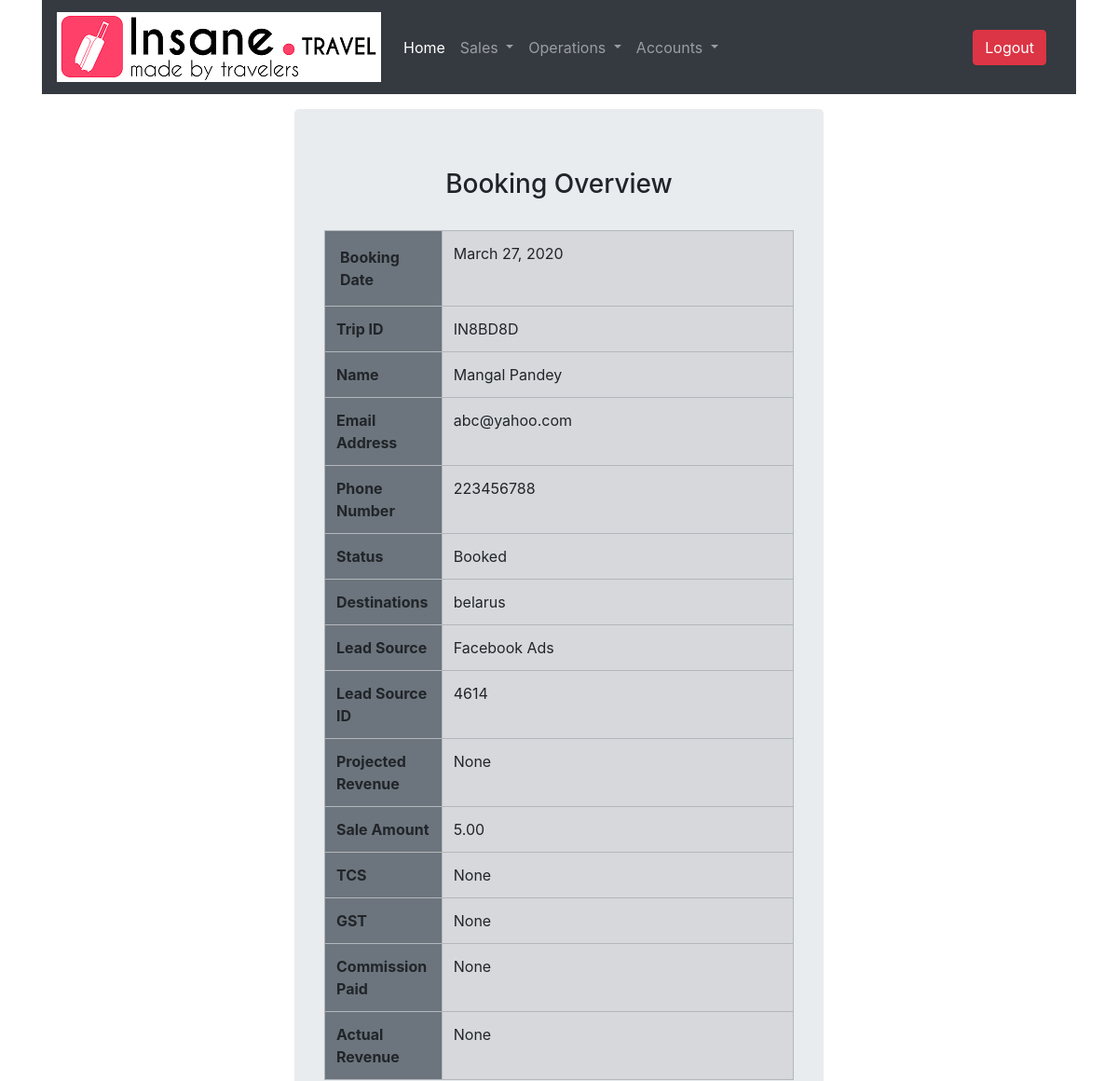
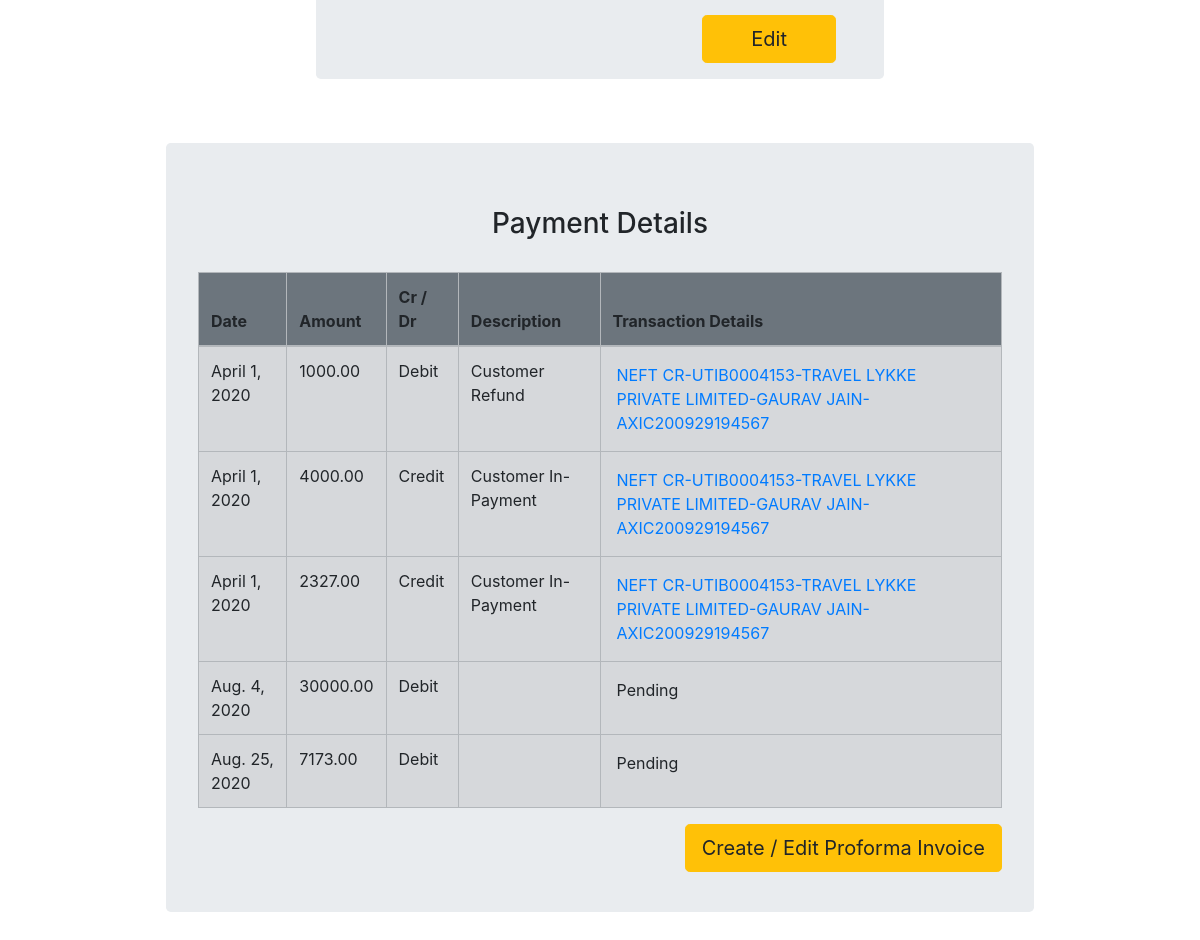
/operations/booking/1/ (signed in), run on the app's committed database (2 pictures, top to bottom).
### OperationsApp/models.py (models this page shows, shortened)
class Booking(models.Model):
    status_choices = [
        ('BOOKED', 'Booked'),
        ('TRAVELLED', 'Travelled'),
        ('CLOSED', 'Closed')
    ]
    lead = models.OneToOneField(Lead,related_name='Booking',on_delete=models.PROTECT)
    customer = models.ForeignKey(Customer,related_name='Booking',editable=False,on_delete=models.PROTECT,null=True)
    status = models.CharField(max_length=25,choices=status_choices,default='BOOKED')
    booking_date = models.DateField()
    travel_date = models.DateField()
    booked_destinations = models.CharField(max_length=256)
    sale_amount = models.DecimalField(max_digits=19,decimal_places=2,blank=True,null=True)
    projected_revenue = models.DecimalField(max_digits=19,decimal_places=2,blank=True,null=True)
    actual_revenue = models.DecimalField(max_digits=19,decimal_places=2,blank=True,null=True)
    tcs_amount = models.DecimalField(max_digits=19,decimal_places=2,blank=True,null=True)
    gst_amount = models.DecimalField(max_digits=19,decimal_places=2,blank=True,null=True)
    commission_paid = models.DecimalField(max_digits=19,decimal_places=2,blank=True,null=True)
    trip_id = models.CharField(max_length=10,editable=False)

### SalesApp/models.py (models this page shows, shortened)
class Lead(models.Model):
    lead_source_choices = [
        ('FNF', 'Friends & Family'),
        ('TT', 'Travel Triangle'),
        ('CRF', 'Customer Referral'),
        ('RPC', 'Repeat Customer'),
        ('FBAD','Facebook Ads'),
        ('B2B','B2B'),
        ('WEB','Website / Online Forums'),
    ]
    lead_status_choices = [
        ('NEW', 'New Enquiry'),
        ('QUOTED', 'Quoted'),
        ('BOOKED', 'Booked')
    ]
    customer = models.ForeignKey(Customer,related_name='Leads',on_delete=models.PROTECT)
    destinations = models.CharField(max_length=256)
    lead_source = models.CharField(max_length=256,choices=lead_source_choices,default='FNF')
    lead_source_id = models.CharField(max_length=25,blank=True)
    lead_status = models.CharField(max_length=25,choices=lead_status_choices,default='NEW')
    remarks = models.TextField(blank=True)
    trip_id = models.CharField(max_length=10,editable=False,unique=True,default=get_trip_id)
    creation_date = models.DateField(auto_now=True)

class Customer(models.Model):
    name = models.CharField(max_length=256)
    email = models.EmailField(unique=True)
    phone = models.PositiveIntegerField()

### AccountsApp/models.py (models this page shows, shortened)
class TripPayment(models.Model):
    date = models.DateField(default=date.today)
    amount = models.DecimalField(max_digits=19,decimal_places=2)
    transaction = models.ForeignKey(Transaction,related_name='TripPayments',on_delete=models.PROTECT)
    inout_type = models.CharField(max_length=25,choices=[('DR','Debit'),('CR','Credit')])
    booking = models.ForeignKey(Booking,related_name='TripPayments',on_delete=models.PROTECT)
    description = models.ForeignKey(TripPaymentHead,related_name='TripPayments',on_delete=models.PROTECT,blank=False)
    vendor = models.ForeignKey(Vendor,related_name='TripPayments',on_delete=models.PROTECT,blank=True,null=True)

class TripPaymentHead(models.Model):
    name = models.CharField(max_length=256)
    type = models.CharField(max_length=25,choices=[('CUSTOMER','Customer'),('VENDOR','Vendor')],default='VENDOR')
    def __str__(self):
        return self.name

class Transaction(models.Model):
    date = models.DateField()
    account = models.ForeignKey(Account,related_name='Transactions',on_delete=models.PROTECT)
    transaction_ref = models.CharField(max_length=256)
    amount = models.DecimalField(max_digits=19,decimal_places=2)
    reference_number = models.CharField(max_length=256, blank=True)
    description = models.TextField()
    inout_type = models.CharField(max_length=25,choices=[('DR','Debit'),('CR','Credit')])
    balance = models.DecimalField(max_digits=19,decimal_places=2)
    transaction_head = models.ForeignKey(TransactionHead,related_name='Transactions',on_delete=models.PROTECT)
    remarks = models.CharField(max_length=256,blank=True,null=True)
    reconcile_details = models.CharField(max_length=500,blank=True)
    reconcile_status_bool = models.BooleanField(editable=False,default=False)
    class Meta:
        ordering = ["date"]

class PendingPayment(models.Model):
    date = models.DateField()
    amount = models.DecimalField(max_digits=19,decimal_places=2)
    inout_type = models.CharField(max_length=25,choices=[('DR','Debit'),('CR','Credit')])
    booking = models.ForeignKey(Booking,related_name='PendingPayments',on_delete=models.PROTECT)
    vendor = models.ForeignKey(Vendor,related_name='PendingPayments',on_delete=models.PROTECT,blank=True,null=True)

### OperationsApp/views.py (the view)
# urls.py: path('booking/<int:pk>/',views.BookingDetailView.as_view(),name='booking_detail'),
class BookingDetailView(LoginRequiredMixin,DetailView):
    model = Booking
    context_object_name = 'booking'
    def get_context_data(self,**kwargs):
        context = super(BookingDetailView,self).get_context_data(**kwargs)
        primary_key = self.kwargs.get('pk')
        pending_payments = PendingPayment.objects.filter(booking = primary_key,vendor__isnull=True)
        trip_payments = TripPayment.objects.filter(booking = primary_key,vendor__isnull=True)
        context['payments'] = sorted(chain(pending_payments, trip_payments),key=lambda data: data.date)
        return context

### OperationsApp/templates/OperationsApp/booking_detail.html
{% extends "base_staff.html" %}
{% block content %}
<div class="container w-50 p-3">
  <div class="jumbotron">
    <h3 align="center">Booking Overview</h3>
    <br>
    <table class="table table-bordered table-hover table-secondary">
      <tr>
        <th class="bg-secondary th-customer-detail w-25 p-3">Booking Date</th>
        <td>{{ booking.booking_date }}</td>
      </tr>
      <tr>
        <th class="bg-secondary th-customer-detail">Trip ID</th>
        <td>{{ booking.trip_id }}</td>
      </tr>
      <tr>
        <th class="bg-secondary th-customer-detail">Name</th>
        <td>{{ booking.lead.customer.name }}</td>
      </tr>
      <tr>
        <th class="bg-secondary th-customer-detail">Email Address</th>
        <td>{{ booking.lead.customer.email }}</td>
      </tr>
      <tr>
        <th class="bg-secondary th-customer-detail">Phone Number</th>
        <td>{{ booking.lead.customer.phone }}</td>
      </tr>
      <tr>
        <th class="bg-secondary th-customer-detail">Status</th>
        <td>{{ booking.get_status_display }}</td>
      </tr>
      <tr>
        <th class="bg-secondary th-customer-detail">Destinations</th>
        <td>{{ booking.booked_destinations }}</td>
      </tr>
      <tr>
        <th class="bg-secondary th-customer-detail">Lead Source</th>
        <td>{{ booking.lead.get_lead_source_display }}</td>
      </tr>
      <tr>
        <th class="bg-secondary th-customer-detail">Lead Source ID</th>
        <td>{{ booking.lead.lead_source_id }}</td>
      </tr>
      <tr>
        <th class="bg-secondary th-customer-detail">Projected Revenue</th>
        <td>{{ booking.projected_revenue }}</td>
      </tr>
      <tr>
        <th class="bg-secondary th-customer-detail">Sale Amount</th>
        <td>{{ booking.sale_amount }}</td>
      </tr>
      <tr>
        <th class="bg-secondary th-customer-detail">TCS</th>
        <td>{{ booking.tcs_amount }}</td>
      </tr>
      <tr>
        <th class="bg-secondary th-customer-detail">GST</th>
        <td>{{ booking.gst_amount }}</td>
      </tr>
      <tr>
        <th class="bg-secondary th-customer-detail">Commission Paid</th>
        <td>{{ booking.commission_paid }}</td>
      </tr>
      <tr>
        <th class="bg-secondary th-customer-detail">Actual Revenue</th>
        <td>{{ booking.actual_revenue }}</td>
      </tr>
    </table>
    <a href="{% url 'OperationsApp:booking_update' pk=booking.pk %}"><button class="btn btn-warning btn-lg float-right mx-3 px-5" type="submit">Edit </button></a>
  </div>
</div>
<div class="container w-75 p-3">
  <div class="jumbotron">
    <h3 align="center">Payment Details</h3>
    <br>
    <table class="table table-bordered table-hover table-secondary">
      <thead>
        <th class="bg-secondary th-customer-detail">Date</th>
        <th class="bg-secondary th-customer-detail">Amount</th>
        <th class="bg-secondary th-customer-detail">Cr / Dr</th>
        <th class="bg-secondary th-customer-detail">Description</th>
        <th class="bg-secondary th-customer-detail">Transaction Details</th>
      </thead>
      {% for payment in payments %}
      <tr>
        <td>{{ payment.date }}</td>
        <td>{{ payment.amount }}</td>
        <td>{{ payment.get_inout_type_display }}</td>
        <td>{{ payment.description }}</td>
        <td class="w-50 p-3"> {% if payment.transaction %} <a href="{% url 'AccountsApp:transaction_detail' pk=payment.transaction.pk %}">{{ payment.transaction.transaction_ref }}</a> {% else %} Pending {% endif %} </td>
      </tr>
      {% endfor %}
    </table>
    <a href="{% url 'AccountsApp:proforma_invoice_create_update' pk=booking.pk %}"><button class="btn btn-warning btn-lg float-right" type="submit">Create / Edit Proforma Invoice</button></a>
    <br>
  </div>
</div>
{% endblock %}

### data on the page
Booking: booking_date "March 27, 2020", trip_id "IN8BD8D", lead.customer.name "Mangal Pandey", lead.customer.email "abc@yahoo.com", lead.customer.phone "223456788", status "Booked", booked_destinations "belarus", lead.lead_source "Facebook Ads", lead.lead_source_id "4614", projected_revenue "None", sale_amount "5.00", tcs_amount "None", gst_amount "None", commission_paid "None", actual_revenue "None"
TripPayment: date "April 1, 2020", amount "1000.00", inout_type "Debit", description "Customer Refund", transaction.transaction_ref "NEFT CR-UTIB0004153-TRAVEL LYKKE PRIVATE LIMITED-GAURAV JAIN-AXIC200929194567"
TripPayment: date "April 1, 2020", amount "4000.00", inout_type "Credit", description "Customer In-Payment", transaction.transaction_ref "NEFT CR-UTIB0004153-TRAVEL LYKKE PRIVATE LIMITED-GAURAV JAIN-AXIC200929194567"
TripPayment: date "April 1, 2020", amount "2327.00", inout_type "Credit", description "Customer In-Payment", transaction.transaction_ref "NEFT CR-UTIB0004153-TRAVEL LYKKE PRIVATE LIMITED-GAURAV JAIN-AXIC200929194567"
PendingPayment: date "Aug. 4, 2020", amount "30000.00", inout_type "Debit", shows "Pending"
PendingPayment: date "Aug. 25, 2020", amount "7173.00", inout_type "Debit", shows "Pending"
